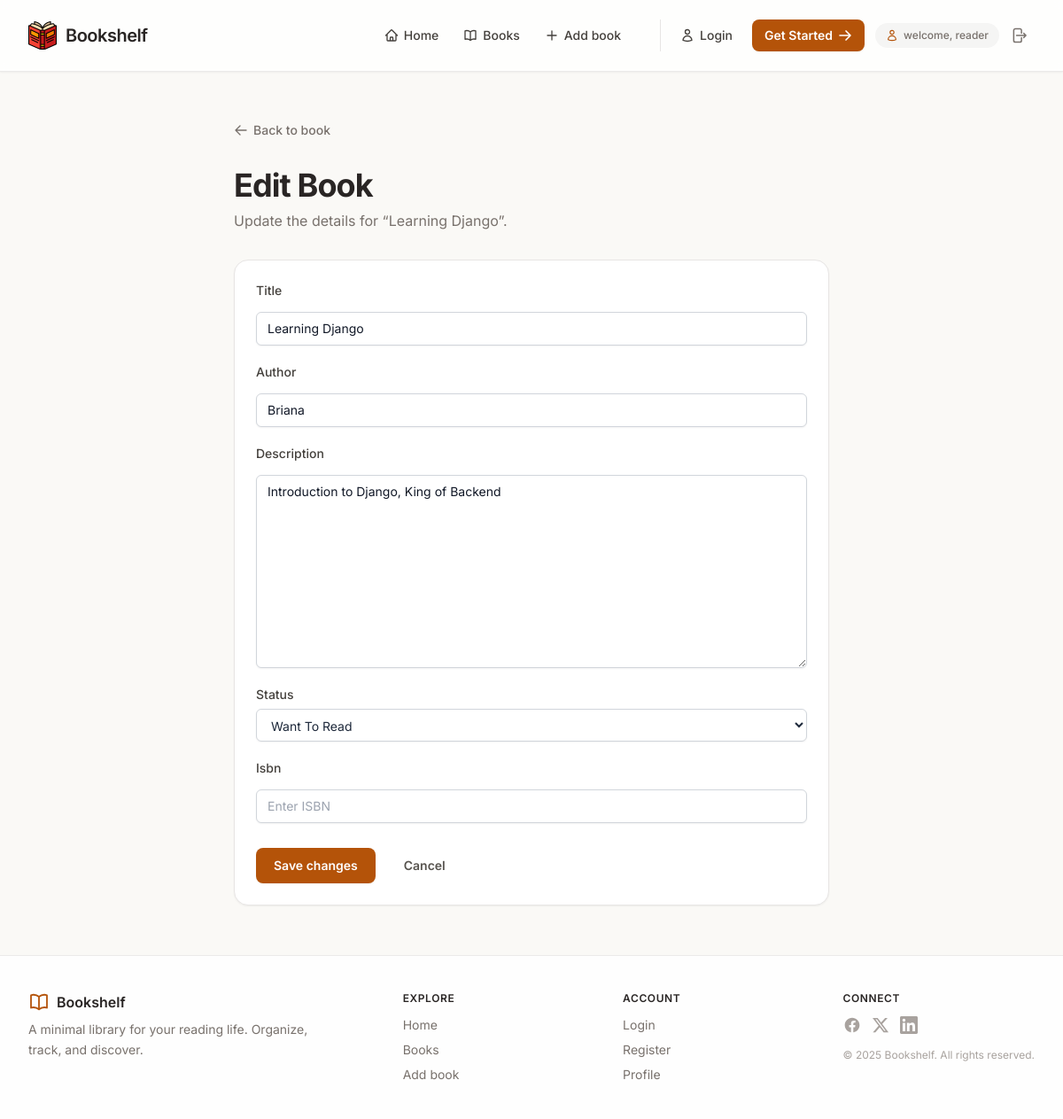
The page /book/1/edit/ on the database its author committed.
### shelf/models.py (models this page shows, shortened)
class Book(models.Model):
    STATUS_CHOICES=[
        ("want", "Want To Read"),
        ("reading", "Currently Reading"),
        ("read", "Finished"),
    ]
    title = models.CharField(max_length=200)
    author = models.CharField(max_length = 200)
    description = models.TextField()
    isbn = models.CharField(max_length=200)
    status = models.CharField(max_length=10, choices=STATUS_CHOICES, default="want")
    published_at = models.DateField(blank=True, null=True, auto_now_add=True )
    updated_at = models.DateField(blank=True, null=True, auto_now=True)
    class Meta:
        ordering = ['published_at']

### shelf/views.py (the view)
# urls.py: path('book/<int:pk>/edit/', views.book_edit, name='book_edit'),
def book_edit(request, pk):
    try:
        book = Book.objects.get(pk=pk)
    except Book.DoesNotExist:
        messages.error(request, 'Book not found.')
        return redirect('shelf:books')
    if request.method == 'POST':
        form = BookForm(request.POST, instance=book)
        if form.is_valid():
            form.save()
            messages.success(request, 'Book updated successfully!')
            return redirect('shelf:book_detail', pk=book.pk)
        else:
            messages.error(request, 'Error updating book. Please check the form for errors.')
    else:
        form = BookForm(instance=book)
    context = {
        'form': form,
        'book': book,
    }
    return render(request, 'shelf/book_edit.html', context)

### shelf/forms.py
class BookForm(forms.ModelForm):
    class Meta:
      model = Book
      fields = ['title', 'author', 'description', 'status', 'isbn']
      widgets = {
        'title': forms.TextInput(attrs={'class': INPUT_CLASSES, 'placeholder': 'Enter book title'}),
        'author': forms.TextInput(attrs={'class': INPUT_CLASSES, 'placeholder': 'Enter author name'}),
        'description': forms.Textarea(attrs={'class': TEXTAREA_CLASSES, 'placeholder': 'Enter book description'}),
        'status': forms.Select(attrs={'class': SELECT_CLASSES}),
        'isbn': forms.TextInput(attrs={'class': INPUT_CLASSES, 'placeholder': 'Enter ISBN'}),
      }

### shelf/templates/shelf/book_edit.html (shortened to what this page needs)
{% extends "layout.html" %}
{% block content %}
<div class="flex flex-col gap-8 max-w-2xl mx-auto">
  <a href="{% url 'shelf:book_detail' book.id %}"
     class="inline-flex items-center gap-1.5 text-sm font-medium text-stone-500 hover:text-amber-700 transition-colors w-fit">
    <svg class="w-4 h-4" fill="none" stroke="currentColor" stroke-width="2" viewBox="0 0 24 24">
      <path stroke-linecap="round" stroke-linejoin="round" d="M10.5 19.5L3 12m0 0l7.5-7.5M3 12h18" />
    </svg>
    Back to book
  </a>
  <div>
    <h1 class="text-3xl md:text-4xl font-bold tracking-tight text-stone-800">Edit Book</h1>
    <p class="text-stone-500 mt-2">Update the details for “{{ book.title }}”.</p>
  </div>
  <form method="post" class="bg-white border border-stone-200 rounded-2xl shadow-sm p-6 flex flex-col gap-5">
    {% for field in form %}
      <div class="flex flex-col gap-1.5">
        <label for="{{ field.id_for_label }}" class="text-sm font-medium text-stone-700">
          {{ field.label }}
        </label>
        {{ field }}
      </div>
    {% endfor %}
    <div class="flex items-center gap-3 pt-2">
      <button type="submit"
              class="inline-flex items-center gap-2 px-5 py-2.5 bg-amber-700 hover:bg-amber-800 text-white text-sm font-semibold rounded-lg shadow-sm hover:shadow transition-all">
        Save changes
      </button>
      <a href="{% url 'shelf:book_detail' book.id %}"
         class="inline-flex items-center gap-2 px-5 py-2.5 text-stone-600 hover:text-stone-800 text-sm font-semibold rounded-lg transition-colors">
        Cancel
      </a>
    </div>
  </form>
</div>
{% endblock %}

### templates/layout.html (style rules this page uses)
* { font-family: 'Inter', system-ui, sans-serif; }

### rows shown on the page
Book: title "Learning Django", form "Learning Django" "Briana" "Introduction to Django, King of Backend" "Want To Read"

### other values the page prints
{{ field.label }} "Title" "Author" "Description" "Status" "Isbn"
